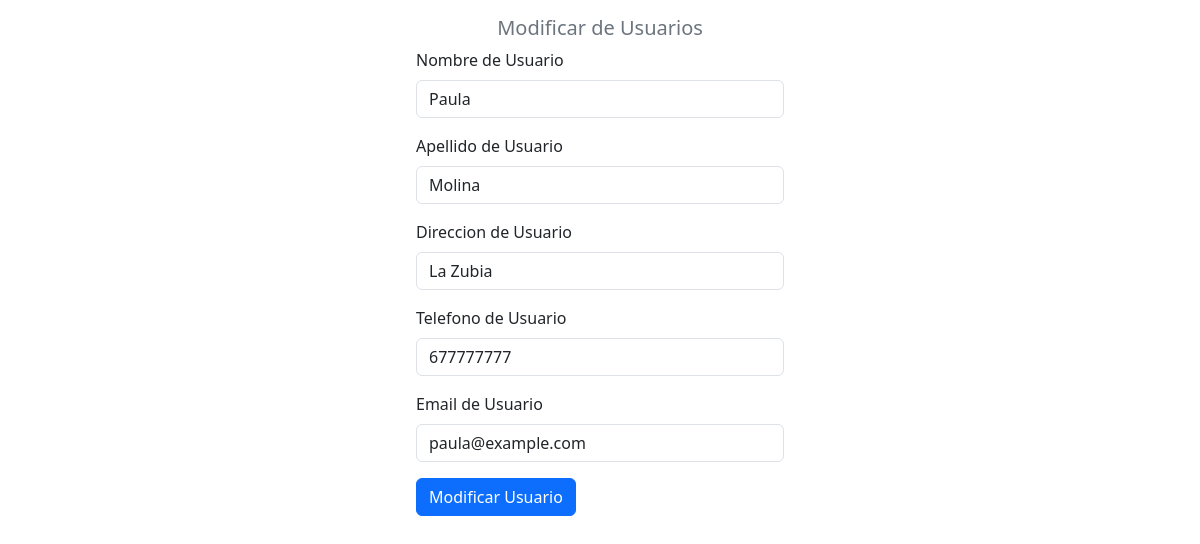
/modificar_usuarios.php?id=2, run on the app's committed database.
### tables this page shows
CREATE TABLE `usuarios` (
  `id` int(100) NOT NULL,
  `nombre` varchar(100) NOT NULL,
  `apellido` varchar(100) NOT NULL,
  `direccion` varchar(200) NOT NULL,
  `telefono` varchar(20) NOT NULL,
  `email` varchar(200) NOT NULL
);

### modificar_usuarios.php (the view, shortened to what this page needs)
<?php
include_once("modelo/conexion.php");
$id = $_GET["id"];
$sql = $conexion->query("select * from usuarios where id=$id");
?>
<!DOCTYPE html>
<html lang="es">
<head>
    <link href="https://cdn.jsdelivr.net/npm/bootstrap@5.3.2/dist/css/bootstrap.min.css" rel="stylesheet"
>
</head>
<body>
    <form class="col-4 p-3 m-auto" method="POST">
        <h5 class="text-center text-secondary">Modificar de Usuarios</h5>
        <?php
        include_once "controlador/modificar_usuarios.php";
        while ($datos = $sql->fetch_object()) { ?>
            <div class="mb-3">
                <label for="exampleInputEmail1" class="form-label">Nombre de Usuario</label>
                <input type="text" class="form-control" name="nombre" value="<?= $datos->nombre ?>">
            </div>
            <div class="mb-3">
                <label for="exampleInputEmail1" class="form-label">Apellido de Usuario</label>
                <input type="text" class="form-control" name="apellido" value="<?= $datos->apellido ?>">
            </div>
            <div class="mb-3">
                <label for="exampleInputEmail1" class="form-label">Direccion de Usuario</label>
                <input type="text" class="form-control" name="direccion" value="<?= $datos->direccion ?>">
            </div>
            <div class="mb-3">
                <label for="exampleInputEmail1" class="form-label">Telefono de Usuario</label>
                <input type="text" class="form-control" name="telefono" value="<?= $datos->telefono ?>">
            </div>
            <div class="mb-3">
                <label for="exampleInputEmail1" class="form-label">Email de Usuario</label>
                <input type="text" class="form-control" name="email" value="<?= $datos->email ?>">
            </div>
        <?php } ?>
        <button type="submit" class="btn btn-primary" name="btnregistrar" value="ok">Modificar Usuario</button>
    </form>
</body>
</html>

### data on the page
usuarios: nombre "Paula", apellido "Molina", direccion "La Zubia", telefono "677777777", email "paula@example.com"
